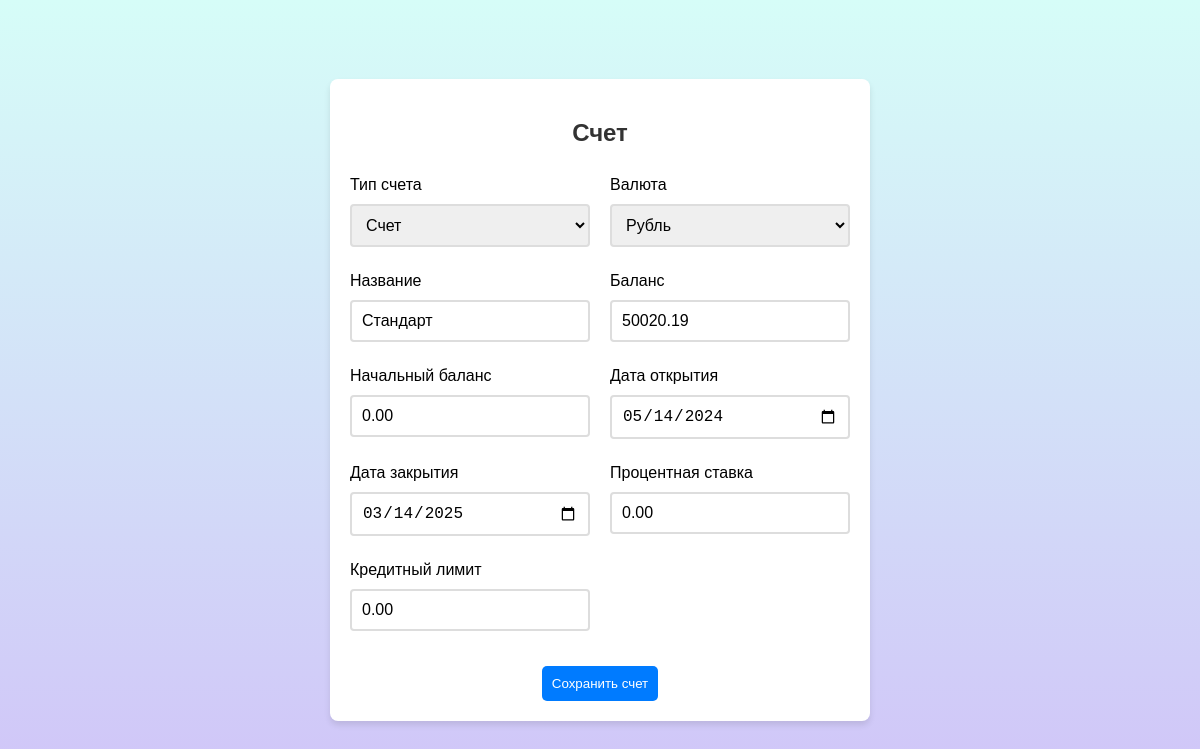
/budget/accounts/51/edit/ (signed in), run on the app's committed database.
### budget/models.py (models this page shows, shortened)
class Account(models.Model):
    user = models.ForeignKey(User, on_delete=models.CASCADE)
    account_type = models.ForeignKey(AccountType, on_delete=models.SET_NULL, null=True)
    currency = models.ForeignKey(Currency, on_delete=models.SET_NULL, null=True)
    name = models.CharField(max_length=100)
    balance = models.DecimalField(max_digits=10, decimal_places=2)
    initial_balance = models.DecimalField(max_digits=10, decimal_places=2, default=0)
    opening_date = models.DateField(null=True, blank=True)
    closing_date = models.DateField(null=True, blank=True)
    interest_rate = models.DecimalField(max_digits=5, decimal_places=2, null=True, blank=True)
    credit_limit = models.DecimalField(max_digits=10, decimal_places=2, null=True, blank=True)
    class Meta:
        verbose_name = "Счёт"
        verbose_name_plural = "Счета"

class AccountType(models.Model):
    name = models.CharField(max_length=100, unique=True, verbose_name="Название")
    def __str__(self):
        return self.name
    class Meta:
        verbose_name = "Тип счета"
        verbose_name_plural = "Типы счетов"

### budget/views.py (the view, shortened to what this page needs)
# urls.py: path('accounts/<int:pk>/edit/', AccountUpdateView.as_view(), name='account_edit'),
class AccountUpdateView(LoginRequiredMixin, UpdateView):
    model = Account
    form_class = AccountForm
    template_name = 'budget/account_form.html'
    def get_context_data(self, **kwargs):
        context = super().get_context_data(**kwargs)
        account = self.get_object()
        if account.account_type_id == 1:
            form = GoalForm(instance=account)
        else:
            form = AccountForm(instance=account)
        context['form'] = form
        type_param = self.request.GET.get('type')
        context['type'] = type_param
        return context

### budget/models.py (called while the page is built)
    def __str__(self):
        return self.name

### templates/budget/account_form.html (shortened to what this page needs)
{% load static %}
<!DOCTYPE html>
<html lang="ru">
<head>
    <link rel="stylesheet" href="{% static 'budget/css/add_edit_form.css' %}">
    <link rel="stylesheet" href="{% static 'budget/css/background.css' %}">
</head>
<body>
<div class="form-container">
    <h2>{{ account.account_type.name }}</h2>
    <form method="post">
        <div class="form-row">
            {% for field in form %}
                <div class="form-group">
                    <label for="{{ field.id_for_label }}">{{ field.label }}</label>
                    {{ field }}
                </div>
            {% endfor %}
        </div>
        <div style="text-align:center;">
            <button type="submit" class="submit-btn">Сохранить {{ account.account_type.name|lower }}</button>
        </div>
    </form>
</div>
</body>
</html>

### budget/static/budget/css/add_edit_form.css (style rules this page uses)
body { font-family: Arial, sans-serif; background-color: #f4f4f4; margin: 0; display: flex; justify-content: center; align-items: center; min-height: 100vh; }
.form-container { background: white; padding: 20px; border-radius: 8px; box-shadow: 0 4px 6px rgba(0, 0, 0, 0.1); width: 100%; max-width: 500px; }
h2 { text-align: center; color: #333; }
form { display: flex; flex-direction: column; }
label { margin-top: 10px; }
input, textarea, select { font-size: 16px; padding: 10px; margin-top: 5px; border: 2px solid #ddd; border-radius: 4px; box-sizing: border-box; }
.submit-btn { background-color: #007bff; border-radius: 5px; color: white; border: none; padding: 10px; margin-top: 20px; cursor: pointer; transition: background-color 0.2s; }
.form-row { display: flex; justify-content: space-between; flex-wrap: wrap; }
.form-group { display: flex; flex-direction: column; margin-bottom: 15px; width: calc(50% - 10px); }
.form-group label { margin-bottom: 5px; }

### budget/static/budget/css/background.css (style rules this page uses)
body { background-size: cover; height: 100vh; background: linear-gradient(180deg, #d6fdf8, #d0c4f8) no-repeat fixed; }

### data on the page
Account: account_type.name "Счет", form "Счет" "Рубль" "Стандарт" "50020.19" "0.00" "05/14/2024" "03/14/2025" "0.00" "0.00", account_type.name "счет"

### other printed values
{{ field.label }} "Тип счета" "Валюта" "Название" "Баланс" "Начальный баланс" "Дата открытия" "Дата закрытия" "Процентная ставка" "Кредитный лимит"
